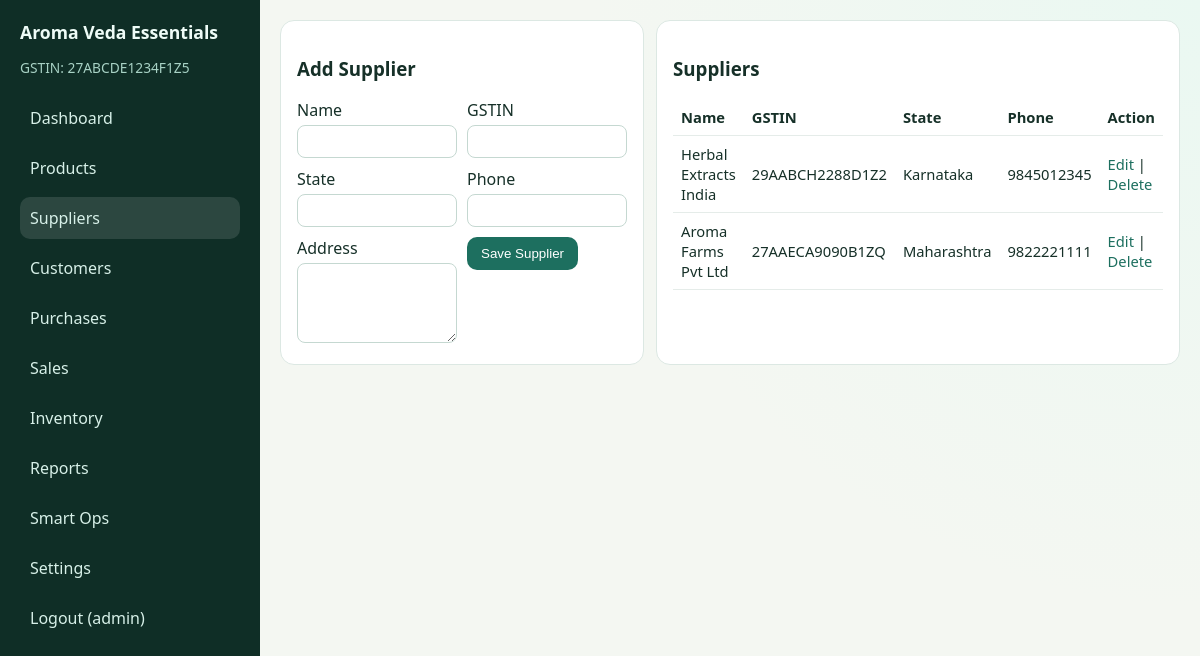
The app's page /index.php?route=supplier/index (signed in) with its own data.
### tables this page shows
CREATE TABLE suppliers (
    id INT AUTO_INCREMENT PRIMARY KEY,
    name VARCHAR(120) NOT NULL,
    gstin VARCHAR(20),
    state VARCHAR(80) NOT NULL,
    phone VARCHAR(20),
    address TEXT
);

### controllers/SupplierController.php (called while the page is built, shortened)
<?php
class SupplierController extends Controller
{
    public function index(): void
    {
        $model = new Partner();
        $editId = (int)$this->request('edit_id', 0);
        $editing = $editId > 0 ? $model->find('suppliers', $editId) : null;
        $this->view('partners/suppliers', [
            'suppliers' => $model->all('suppliers'),
            'editing' => $editing,
        ]);
    }
}

### index.php (called while the page is built, shortened)
<?php
require_once __DIR__ . '/core/helpers.php';
require_once __DIR__ . '/core/Controller.php';
$route = $_GET['route'] ?? 'dashboard/index';
[$controllerName, $action] = array_pad(explode('/', $route), 2, 'index');
$controller = new $controllerClass();
$controller->$action();

### core/helpers.php (called while the page is built, shortened)
<?php
function e($value): string
{
    return htmlspecialchars((string)$value, ENT_QUOTES, 'UTF-8');
}

### models/Partner.php (called while the page is built, shortened)
<?php
class Partner
{
    private PDO $db;
    public function __construct()
    {
        $this->db = Database::connection();
    }
    public function all(string $table): array
    {
        return $this->db->query("SELECT * FROM {$table} ORDER BY id DESC")->fetchAll();
    }
}

### views/partners/suppliers.php (the view, shortened to what this page needs)
<?php
$isEdit = !empty($editing);
?>
<div class="grid two">
    <section class="card">
        <h3><?= $isEdit ? 'Edit Supplier' : 'Add Supplier' ?></h3>
        <form method="post" action="index.php?route=supplier/<?= $isEdit ? 'update' : 'create' ?>" class="form-grid">
            <label>Name<input type="text" name="name" value="<?= e($editing['name'] ?? '') ?>" required></label>
            <label>GSTIN<input type="text" name="gstin" value="<?= e($editing['gstin'] ?? '') ?>"></label>
            <label>State<input type="text" name="state" value="<?= e($editing['state'] ?? '') ?>" required></label>
            <label>Phone<input type="text" name="phone" value="<?= e($editing['phone'] ?? '') ?>"></label>
            <label>Address<textarea name="address"><?= e($editing['address'] ?? '') ?></textarea></label>
            <div>
                <button type="submit"><?= $isEdit ? 'Update Supplier' : 'Save Supplier' ?></button>
            </div>
        </form>
    </section>
    <section class="card">
        <h3>Suppliers</h3>
        <table>
            <thead><tr><th>Name</th><th>GSTIN</th><th>State</th><th>Phone</th><th>Action</th></tr></thead>
            <tbody>
            <?php foreach ($suppliers as $s): ?>
                <tr>
                    <td><?= e($s['name']) ?></td>
                    <td><?= e($s['gstin']) ?></td>
                    <td><?= e($s['state']) ?></td>
                    <td><?= e($s['phone']) ?></td>
                    <td>
                        <a href="index.php?route=supplier/index&edit_id=<?= (int)$s['id'] ?>">Edit</a> |
                        <a href="index.php?route=supplier/delete&id=<?= (int)$s['id'] ?>" onclick="return confirm('Delete this supplier?')">Delete</a>
                    </td>
                </tr>
            <?php endforeach; ?>
            </tbody>
        </table>
    </section>
</div>

### assets/css/style.css (style rules this page uses)
:root { --bg: #f4f7f2; --card: #ffffff; --accent: #1d6f5f; --accent-soft: #dff0eb; --text: #163028; --muted: #64748b; --danger: #b42318; }
* { box-sizing: border-box; }
body { margin: 0; font-family: "Segoe UI", Tahoma, sans-serif; color: var(--text); background: radial-gradient(circle at top right, #eaf8f2 0%, var(--bg) 42%); }
a { color: var(--accent); text-decoration: none; }
.card { background: var(--card); border: 1px solid #dce8e3; border-radius: 14px; padding: 16px; margin-bottom: 16px; }
.grid { display: grid; gap: 12px; }
.grid.two { grid-template-columns: repeat(2, 1fr); }
.btn, button { display: inline-block; border: 0; background: var(--accent); color: #fff; border-radius: 10px; padding: 9px 14px; cursor: pointer; }
input, select, textarea { width: 100%; padding: 8px; border: 1px solid #c5d8d1; border-radius: 8px; margin-top: 4px; }
textarea { min-height: 80px; }
.form-grid { display: grid; gap: 10px; grid-template-columns: repeat(2, 1fr); }
table { width: 100%; border-collapse: collapse; background: #fff; }
th, td { border-bottom: 1px solid #e5ece9; padding: 8px; text-align: left; font-size: 0.92rem; }

### records on screen
suppliers: name "Herbal Extracts India", gstin "29AABCH2288D1Z2", state "Karnataka", phone "9845012345"
suppliers: name "Aroma Farms Pvt Ltd", gstin "27AAECA9090B1ZQ", state "Maharashtra", phone "9822221111"

### other values on screen
$app['business_name'] "Aroma Veda Essentials"
$app['business_gstin'] "27ABCDE1234F1Z5"
$user['username'] "admin"
